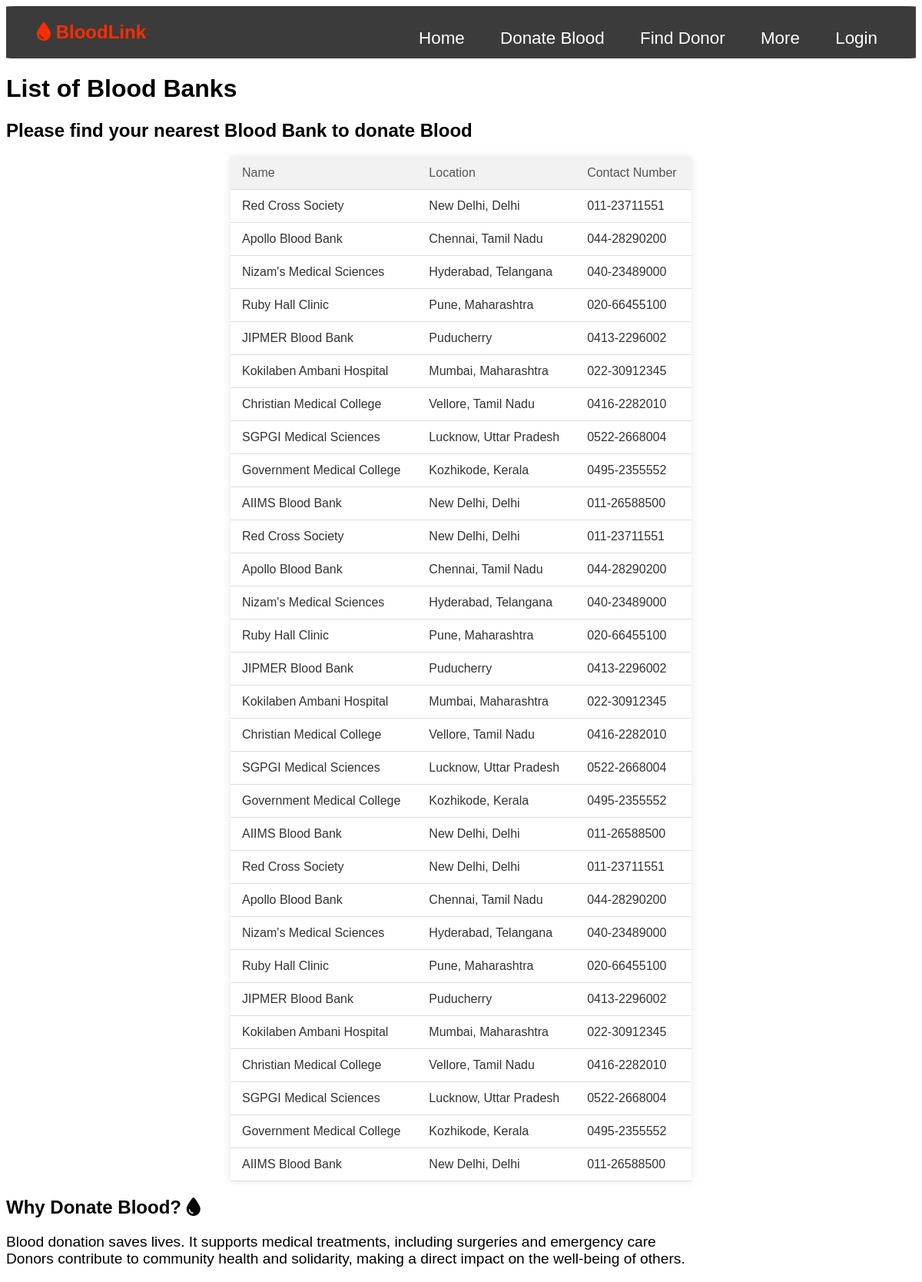
/donateBlood, run on an earlier commit of the app's database.
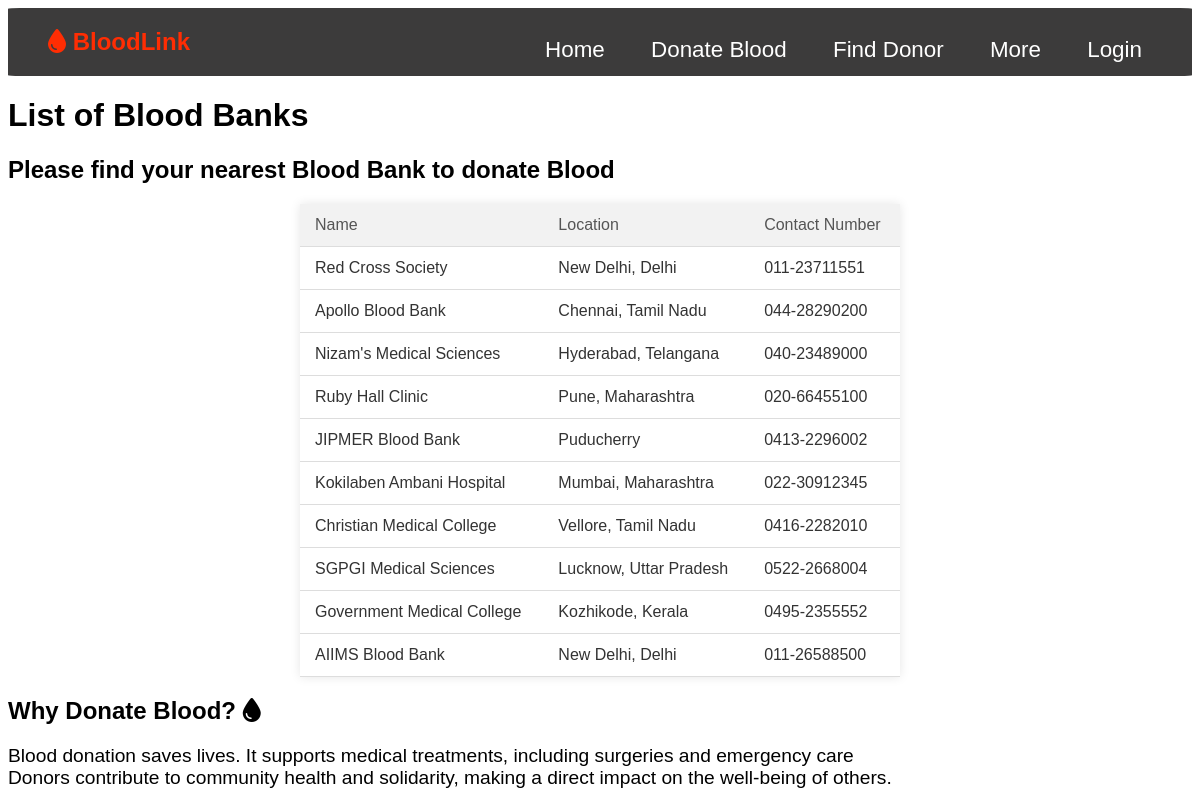
And on a later commit of the database.
### app.py (models this page shows, shortened)
class BloodBank(db.Model):
    __tablename__ = 'blood_banks'
    BloodBankID = db.Column(db.Integer, primary_key=True)
    Name = db.Column(db.String(100), nullable=False)
    Location = db.Column(db.String(100), nullable=False)
    ContactNumber = db.Column(db.String(20), nullable=False)
    InventoryID = db.Column(db.Integer, db.ForeignKey('blood_inventory.InventoryID'))

### app.py (the view)
@app.route('/donateBlood')
def donate():
    username = is_logged_in()
    banks = BloodBank.query.all()
    return render_template('donate.html',username=username,bloodbank=banks)

### app.py (called while the page is built)
def is_logged_in():
    username = None
    if 'logged_in' in session and session['logged_in'] == True:
        username = session['username']
    elif 'admin_logged_in' in session and session['admin_logged_in']==True:
        username = session['admin_username']
    return username

### templates/donate.html (shortened to what this page needs)
{% extends "base.html" %}
{% block content %}
    <h1 class="bloodBank-title">List of Blood Banks</h1>
    <h2 class="bloodBank-title">Please find your nearest Blood Bank to donate Blood</h2>
    <table id="bloodBankTable">
        <thead>
            <tr>
                <th>Name</th>
                <th>Location</th>
                <th>Contact Number</th>
            </tr>
        </thead>
        <tbody>
            {% for bank in bloodbank %}
            <tr onclick="window.location.href='/book_appointment/{{ bank.BloodBankID }}'">
                <td>{{ bank.Name }}</td>
                <td>{{ bank.Location }}</td>
                <td>{{ bank.ContactNumber }}</td>
            </tr>
            {% endfor %}
        </tbody>
    </table>
    <div>
        <h2>Why Donate Blood? <i class="fa-solid fa-droplet"></i></h2>
        <p>Blood donation saves lives. It supports medical treatments, including surgeries and emergency care
          <br>
          Donors contribute to community health and solidarity,
          making a direct impact on the well-being of others.</p>
    </div>
{% endblock %}

### templates/base.html (shortened to what this page needs)
<!DOCTYPE html>
<html lang="en">
  <head>
  </head>
  <link rel="stylesheet" href="../static/styles/base.css"/>
  <link rel="stylesheet" href="https://cdnjs.cloudflare.com/ajax/libs/font-awesome/6.0.0-beta3/css/all.min.css">
  <link rel="stylesheet" href="../static/styles/home.css">
  <link rel="stylesheet" href="../static/styles/profile.css">
  <link rel="stylesheet" href="../static/styles/donor.css">
  <nav class="navbar">
    <div class="container">
      <a href="{{ url_for('home') }}" id="nav-brand" class="logo"><i class="fa-solid fa-droplet"></i> BloodLink</a>
      <ul class="nav-links">
        <li><a href="{{ url_for('home') }}">Home</a></li>
        <li><a href="{{ url_for('donate') }}">Donate Blood</a></li>
        <li><a href="{{ url_for('find_donor') }}">Find Donor</a></li>
        <li class="dropdown">
          <a href="#" class="dropbtn">More</a>
        </li>
        <li>
          {% if username %}
          <a href="{{ url_for('profile', username=username) }}" class="open-button">{{ username }}</a>
          <a href="{{ url_for('logout') }}" class="text-lg" id="loginBtn">(Logout)</a>
          {% else %}
          <a href="#" onclick="openPopup('popup')" class="open-button">Login</a>
          {% endif %}
        </li>
      </ul>
    </div>
  </nav>
  <body>
    {% block content %} {% endblock %}
  </body>
</html>

### static/styles/base.css (style rules this page uses)
* { font-family: Arial, sans-serif; }
.container { max-width: 1200px; margin: 0 auto; padding: 0 20px; }
.navbar { background-color: #3c3b3b; padding: 1.25rem; border-radius: 1%; }
.logo { color: #fff; font-size: 24px; text-decoration: none; }
.nav-links { list-style: none; float: right; font-size: 140%; line-height: 0.005rem; }
.nav-links li { display: inline-block; margin-left: 20px; }
.nav-links li a { color: #fff; text-decoration: none; padding: 10px; transition: all 0.3s ease; }
.dropdown { position: relative; }
#nav-brand { color: rgb(255, 45, 3); font-weight: 600; }

### static/styles/home.css (style rules this page uses)
p { font-size: larger; }

### static/styles/profile.css (style rules this page uses)
body { font-family: Arial, sans-serif; }
table { width: 100%; max-width: 600px; margin: 20px auto; border-collapse: collapse; background-color: #fff; box-shadow: 0 0 10px rgba(0, 0, 0, 0.1); }
th, td { padding: 12px 15px; text-align: left; border-bottom: 1px solid #ddd; }
th { background-color: #f2f2f2; color: #555; font-weight: normal; }
td { color: #333; }

### static/styles/donor.css (style rules this page uses)
body { font-family: Arial, sans-serif; }
th, td { padding: 12px 15px; text-align: left; border-bottom: 1px solid #ddd; }
th { background-color: #f2f2f2; }

What changed in the data, as far as the page shows it:
removed BloodBank: Name "Red Cross Society", Location "New Delhi, Delhi", ContactNumber "011-23711551"
removed BloodBank: Name "Apollo Blood Bank", Location "Chennai, Tamil Nadu", ContactNumber "044-28290200"
removed BloodBank: Name "Nizam's Medical Sciences", Location "Hyderabad, Telangana", ContactNumber "040-23489000"
removed BloodBank: Name "Ruby Hall Clinic", Location "Pune, Maharashtra", ContactNumber "020-66455100"
removed BloodBank: Name "JIPMER Blood Bank", Location "Puducherry", ContactNumber "0413-2296002"
removed BloodBank: Name "Kokilaben Ambani Hospital", Location "Mumbai, Maharashtra", ContactNumber "022-30912345"
removed BloodBank: Name "Christian Medical College", Location "Vellore, Tamil Nadu", ContactNumber "0416-2282010"
removed BloodBank: Name "SGPGI Medical Sciences", Location "Lucknow, Uttar Pradesh", ContactNumber "0522-2668004"
removed BloodBank: Name "Government Medical College", Location "Kozhikode, Kerala", ContactNumber "0495-2355552"
removed BloodBank: Name "AIIMS Blood Bank", Location "New Delhi, Delhi", ContactNumber "011-26588500"
removed BloodBank: Name "Red Cross Society", Location "New Delhi, Delhi", ContactNumber "011-23711551"
removed BloodBank: Name "Apollo Blood Bank", Location "Chennai, Tamil Nadu", ContactNumber "044-28290200"
removed BloodBank: Name "Nizam's Medical Sciences", Location "Hyderabad, Telangana", ContactNumber "040-23489000"
removed BloodBank: Name "Ruby Hall Clinic", Location "Pune, Maharashtra", ContactNumber "020-66455100"
removed BloodBank: Name "JIPMER Blood Bank", Location "Puducherry", ContactNumber "0413-2296002"
removed BloodBank: Name "Kokilaben Ambani Hospital", Location "Mumbai, Maharashtra", ContactNumber "022-30912345"
removed BloodBank: Name "Christian Medical College", Location "Vellore, Tamil Nadu", ContactNumber "0416-2282010"
removed BloodBank: Name "SGPGI Medical Sciences", Location "Lucknow, Uttar Pradesh", ContactNumber "0522-2668004"
removed BloodBank: Name "Government Medical College", Location "Kozhikode, Kerala", ContactNumber "0495-2355552"
removed BloodBank: Name "AIIMS Blood Bank", Location "New Delhi, Delhi", ContactNumber "011-26588500"
